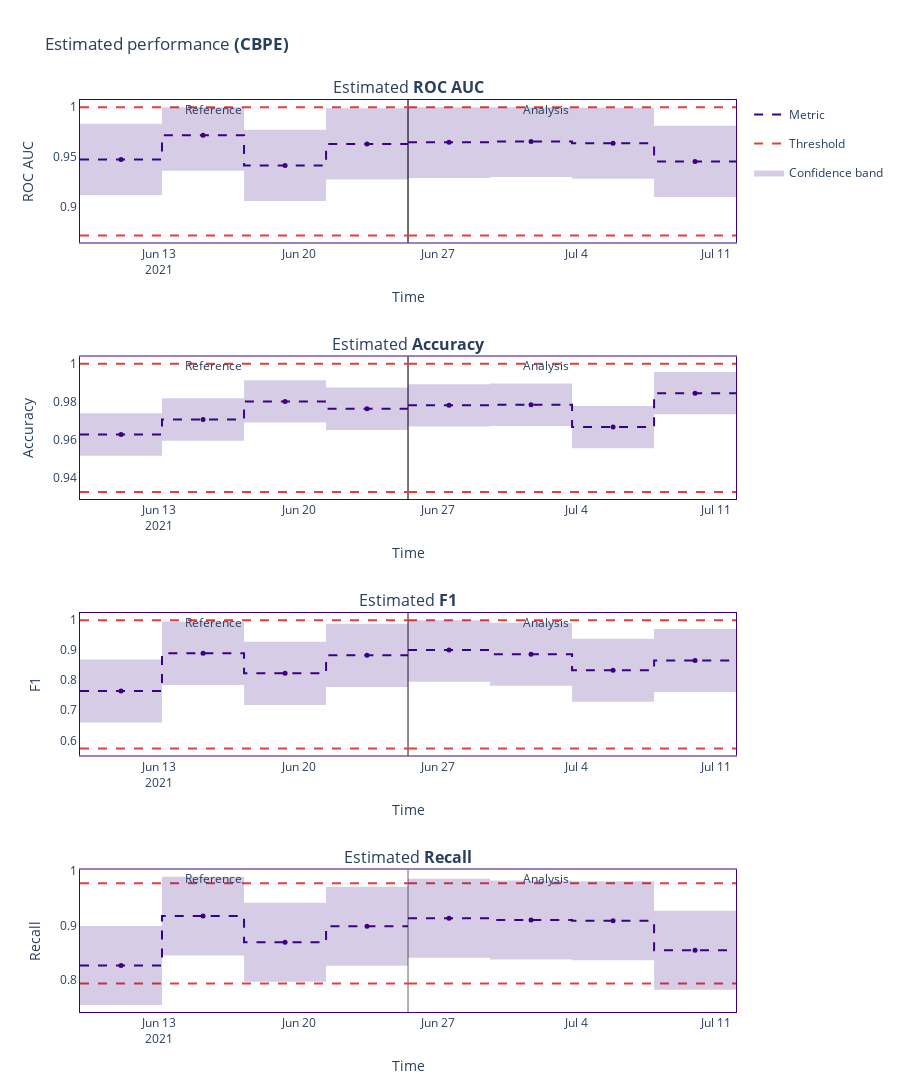

Notebook cell for this chart:
### Markdown cell above
### CBPE

### Code cell
cbpe = nml.CBPE(
    y_pred_proba=y_pred_proba,
    y_pred=y_pred,
    y_true=target,
    timestamp_column_name=timestamp,
    metrics=['roc_auc', 'accuracy', 'f1', 'recall'],
    chunk_size=1964,
    problem_type='classification_binary',
)

cbpe.fit(df_test)
cbpe_results = cbpe.estimate(df_prod)
cbpe_results.plot()

### Figure 1 — Plotly figure (JSON) as saved in the notebook; plotly's stock layout.template omitted (floating-point values rounded to 4 significant figures)
{"data": [{"hoverinfo": "skip", "legendgroup": "metric_reference", "line": {"color": "#3b0280", "dash": "dash", "shape": "hv", "width": 2}, "mode": "lines", "name": "Metric", "showlegend": true, "type": "scatter", "x": ["2021-06-09T00:12:00", "2021-06-13T03:12:00", "2021-06-17T06:12:00", "2021-06-21T09:12:00", "2021-06-25T12:03:00"], "xaxis": "x", "y": [0.9475, 0.9717, 0.9414, 0.963, 0.963], "yaxis": "y"}, {"customdata": [["Estimated <b>ROC AUC</b>", "<b style=\"color:#3b0280;line-height:60px\">Reference</b>", "", "[0:1963]", "From <b>Jun-09-2021</b> to <b>Jun-13-2021</b>", 0.9475, 0.0357], ["Estimated <b>ROC AUC</b>", "<b style=\"color:#3b0280;line-height:60px\">Reference</b>", "", "[1964:3927]", "From <b>Jun-13-2021</b> to <b>Jun-17-2021</b>", 0.9717, 0.0357], ["Estimated <b>ROC AUC</b>", "<b style=\"color:#3b0280;line-height:60px\">Reference</b>", "", "[3928:5891]", "From <b>Jun-17-2021</b> to <b>Jun-21-2021</b>", 0.9414, 0.0357], ["Estimated <b>ROC AUC</b>", "<b style=\"color:#3b0280;line-height:60px\">Reference</b>", "", "[5892:7853]", "From <b>Jun-21-2021</b> to <b>Jun-25-2021</b>", 0.963, 0.0357]], "hovertemplate": "%{customdata[1]} &nbsp; &nbsp; %{customdata[2]} <br />Chunk: <b>%{customdata[3]}</b> &nbsp; &nbsp; %{customdata[4]} <br />%{customdata[0]}: <b>%{customdata[5]}</b><br />Confidence band: +/- <b>%{customdata[6]}</b><br /><extra></extra>", "legendgroup": "metric_reference", "line": {"dash": "dash"}, "marker": {"color": "#3b0280", "size": 5, "symbol": "circle"}, "mode": "markers", "name": "Metric", "showlegend": false, "type": "scatter", "x": ["2021-06-11T01:42:00", "2021-06-15T04:42:00", "2021-06-19T07:42:00", "2021-06-23T10:37:30"], "xaxis": "x", "y": [0.9475, 0.9717, 0.9414, 0.963, 0.963], "yaxis": "y"}, {"hoverinfo": "skip", "legendgroup": "metric_analysis", "line": {"color": "#3b0280", "dash": "dash", "shape": "hv", "width": 2}, "mode": "lines", "name": "Metric", "showlegend": false, "type": "scatter", "x": ["2021-06-25T12:06:00", "2021-06-29T15:06:00", "2021-07-03T18:06:00", "2021-07-07T21:06:00", "2021-07-11T23:57:00"], "xaxis": "x", "y": [0.9646, 0.9656, 0.9637, 0.9455, 0.9455], "yaxis": "y"}, {"customdata": [["Estimated <b>ROC AUC</b>", "<b style=\"color:#3b0280;line-height:60px\">Analysis</b>", "", "[0:1963]", "From <b>Jun-25-2021</b> to <b>Jun-29-2021</b>", 0.9646, 0.0357], ["Estimated <b>ROC AUC</b>", "<b style=\"color:#3b0280;line-height:60px\">Analysis</b>", "", "[1964:3927]", "From <b>Jun-29-2021</b> to <b>Jul-03-2021</b>", 0.9656, 0.0357], ["Estimated <b>ROC AUC</b>", "<b style=\"color:#3b0280;line-height:60px\">Analysis</b>", "", "[3928:5891]", "From <b>Jul-03-2021</b> to <b>Jul-07-2021</b>", 0.9637, 0.0357], ["Estimated <b>ROC AUC</b>", "<b style=\"color:#3b0280;line-height:60px\">Analysis</b>", "", "[5892:7853]", "From <b>Jul-07-2021</b> to <b>Jul-11-2021</b>", 0.9455, 0.0357]], "hovertemplate": "%{customdata[1]} &nbsp; &nbsp; %{customdata[2]} <br />Chunk: <b>%{customdata[3]}</b> &nbsp; &nbsp; %{customdata[4]} <br />%{customdata[0]}: <b>%{customdata[5]}</b><br />Confidence band: +/- <b>%{customdata[6]}</b><br /><extra></extra>", "legendgroup": "metric_analysis", "line": {"dash": "dash"}, "marker": {"color": "#3b0280", "size": 5, "symbol": "circle"}, "mode": "markers", "name": "Metric", "showlegend": false, "type": "scatter", "x": ["2021-06-27T13:36:00", "2021-07-01T16:36:00", "2021-07-05T19:36:00", "2021-07-09T22:31:30"], "xaxis": "x", "y": [0.9646, 0.9656, 0.9637, 0.9455, 0.9455], "yaxis": "y"}, {"hoverinfo": "skip", "legendgroup": "alert", "marker": {"color": "#DD4040", "size": 8, "symbol": "diamond"}, "mode": "markers", "name": "Alert", "showlegend": true, "type": "scatter", "x": [], "xaxis": "x", "y": [], "yaxis": "y"}, {"hoverinfo": "skip", "legendgroup": "thresh", "line": {"color": "#DD4040", "dash": "dash", "width": 2}, "mode": "lines", "name": "Threshold", "showlegend": true, "type": "scatter", "x": ["2021-06-09T00:12:00", "2021-06-13T03:12:00", "2021-06-17T06:12:00", "2021-06-21T09:12:00", "2021-06-25T12:03:00"], "xaxis": "x", "y": [1, 1, 1, 1, 1], "yaxis": "y"}, {"hoverinfo": "skip", "legendgroup": "thresh", "line": {"color": "#DD4040", "dash": "dash", "width": 2}, "mode": "lines", "name": "Threshold", "showlegend": false, "type": "scatter", "x": ["2021-06-09T00:12:00", "2021-06-13T03:12:00", "2021-06-17T06:12:00", "2021-06-21T09:12:00", "2021-06-25T12:03:00"], "xaxis": "x", "y": [0.8712, 0.8712, 0.8712, 0.8712, 0.8712], "yaxis": "y"}, {"hoverinfo": "skip", "legendgroup": "thresh", "line": {"color": "#DD4040", "dash": "dash", "width": 2}, "mode": "lines", "name": "Threshold", "showlegend": false, "type": "scatter", "x": ["2021-06-25T12:06:00", "2021-06-29T15:06:00", "2021-07-03T18:06:00", "2021-07-07T21:06:00", "2021-07-11T23:57:00"], "xaxis": "x", "y": [1, 1, 1, 1, 1], "yaxis": "y"}, {"hoverinfo": "skip", "legendgroup": "thresh", "line": {"color": "#DD4040", "dash": "dash", "width": 2}, "mode": "lines", "name": "Threshold", "showlegend": false, "type": "scatter", "x": ["2021-06-25T12:06:00", "2021-06-29T15:06:00", "2021-07-03T18:06:00", "2021-07-07T21:06:00", "2021-07-11T23:57:00"], "xaxis": "x", "y": [0.8712, 0.8712, 0.8712, 0.8712, 0.8712], "yaxis": "y"}, {"connectgaps": true, "hoverinfo": "skip", "line": {"color": "rgba(0,0,0,0)", "shape": "hv"}, "mode": "lines", "name": "Confidence band", "showlegend": false, "type": "scatter", "x": ["2021-06-09T00:12:00", "2021-06-13T03:12:00", "2021-06-17T06:12:00", "2021-06-21T09:12:00", "2021-06-25T12:03:00"], "xaxis": "x", "y": [0.9832, 1, 0.9772, 0.9988, 0.9988], "yaxis": "y"}, {"connectgaps": true, "fill": "tonexty", "fillcolor": "rgba(0.23137254901960785, 0.00784313725490196, 0.5019607843137255, 0.2)", "hoverinfo": "skip", "line": {"color": "rgba(0,0,0,0)", "shape": "hv"}, "mode": "lines", "name": "Confidence band", "showlegend": true, "type": "scatter", "x": ["2021-06-09T00:12:00", "2021-06-13T03:12:00", "2021-06-17T06:12:00", "2021-06-21T09:12:00", "2021-06-25T12:03:00"], "xaxis": "x", "y": [0.9118, 0.936, 0.9057, 0.9273, 0.9273], "yaxis": "y"}, {"connectgaps": true, "hoverinfo": "skip", "line": {"color": "rgba(0,0,0,0)", "shape": "hv"}, "mode": "lines", "name": "Confidence band", "showlegend": false, "type": "scatter", "x": ["2021-06-25T12:06:00", "2021-06-29T15:06:00", "2021-07-03T18:06:00", "2021-07-07T21:06:00", "2021-07-11T23:57:00"], "xaxis": "x", "y": [1, 1, 0.9994, 0.9812, 0.9812], "yaxis": "y"}, {"connectgaps": true, "fill": "tonexty", "fillcolor": "rgba(0.23137254901960785, 0.00784313725490196, 0.5019607843137255, 0.2)", "hoverinfo": "skip", "line": {"color": "rgba(0,0,0,0)", "shape": "hv"}, "mode": "lines", "name": "Confidence band", "showlegend": false, "type": "scatter", "x": ["2021-06-25T12:06:00", "2021-06-29T15:06:00", "2021-07-03T18:06:00", "2021-07-07T21:06:00", "2021-07-11T23:57:00"], "xaxis": "x", "y": [0.9289, 0.9299, 0.928, 0.9097, 0.9097], "yaxis": "y"}, {"hoverinfo": "skip", "legendgroup": "metric_reference", "line": {"color": "#3b0280", "dash": "dash", "shape": "hv", "width": 2}, "mode": "lines", "name": "Metric", "showlegend": false, "type": "scatter", "x": ["2021-06-09T00:12:00", "2021-06-13T03:12:00", "2021-06-17T06:12:00", "2021-06-21T09:12:00", "2021-06-25T12:03:00"], "xaxis": "x2", "y": [0.9627, 0.9706, 0.9801, 0.9763, 0.9763], "yaxis": "y2"}, {"customdata": [["Estimated <b>Accuracy</b>", "<b style=\"color:#3b0280;line-height:60px\">Reference</b>", "", "[0:1963]", "From <b>Jun-09-2021</b> to <b>Jun-13-2021</b>", 0.9627, 0.0111], ["Estimated <b>Accuracy</b>", "<b style=\"color:#3b0280;line-height:60px\">Reference</b>", "", "[1964:3927]", "From <b>Jun-13-2021</b> to <b>Jun-17-2021</b>", 0.9706, 0.0111], ["Estimated <b>Accuracy</b>", "<b style=\"color:#3b0280;line-height:60px\">Reference</b>", "", "[3928:5891]", "From <b>Jun-17-2021</b> to <b>Jun-21-2021</b>", 0.9801, 0.0111], ["Estimated <b>Accuracy</b>", "<b style=\"color:#3b0280;line-height:60px\">Reference</b>", "", "[5892:7853]", "From <b>Jun-21-2021</b> to <b>Jun-25-2021</b>", 0.9763, 0.0111]], "hovertemplate": "%{customdata[1]} &nbsp; &nbsp; %{customdata[2]} <br />Chunk: <b>%{customdata[3]}</b> &nbsp; &nbsp; %{customdata[4]} <br />%{customdata[0]}: <b>%{customdata[5]}</b><br />Confidence band: +/- <b>%{customdata[6]}</b><br /><extra></extra>", "legendgroup": "metric_reference", "line": {"dash": "dash"}, "marker": {"color": "#3b0280", "size": 5, "symbol": "circle"}, "mode": "markers", "name": "Metric", "showlegend": false, "type": "scatter", "x": ["2021-06-11T01:42:00", "2021-06-15T04:42:00", "2021-06-19T07:42:00", "2021-06-23T10:37:30"], "xaxis": "x2", "y": [0.9627, 0.9706, 0.9801, 0.9763, 0.9763], "yaxis": "y2"}, {"hoverinfo": "skip", "legendgroup": "metric_analysis", "line": {"color": "#3b0280", "dash": "dash", "shape": "hv", "width": 2}, "mode": "lines", "name": "Metric", "showlegend": false, "type": "scatter", "x": ["2021-06-25T12:06:00", "2021-06-29T15:06:00", "2021-07-03T18:06:00", "2021-07-07T21:06:00", "2021-07-11T23:57:00"], "xaxis": "x2", "y": [0.9781, 0.9784, 0.9666, 0.9844, 0.9844], "yaxis": "y2"}, {"customdata": [["Estimated <b>Accuracy</b>", "<b style=\"color:#3b0280;line-height:60px\">Analysis</b>", "", "[0:1963]", "From <b>Jun-25-2021</b> to <b>Jun-29-2021</b>", 0.9781, 0.0111], ["Estimated <b>Accuracy</b>", "<b style=\"color:#3b0280;line-height:60px\">Analysis</b>", "", "[1964:3927]", "From <b>Jun-29-2021</b> to <b>Jul-03-2021</b>", 0.9784, 0.0111], ["Estimated <b>Accuracy</b>", "<b style=\"color:#3b0280;line-height:60px\">Analysis</b>", "", "[3928:5891]", "From <b>Jul-03-2021</b> to <b>Jul-07-2021</b>", 0.9666, 0.0111], ["Estimated <b>Accuracy</b>", "<b style=\"color:#3b0280;line-height:60px\">Analysis</b>", "", "[5892:7853]", "From <b>Jul-07-2021</b> to <b>Jul-11-2021</b>", 0.9844, 0.0111]], "hovertemplate": "%{customdata[1]} &nbsp; &nbsp; %{customdata[2]} <br />Chunk: <b>%{customdata[3]}</b> &nbsp; &nbsp; %{customdata[4]} <br />%{customdata[0]}: <b>%{customdata[5]}</b><br />Confidence band: +/- <b>%{customdata[6]}</b><br /><extra></extra>", "legendgroup": "metric_analysis", "line": {"dash": "dash"}, "marker": {"color": "#3b0280", "size": 5, "symbol": "circle"}, "mode": "markers", "name": "Metric", "showlegend": false, "type": "scatter", "x": ["2021-06-27T13:36:00", "2021-07-01T16:36:00", "2021-07-05T19:36:00", "2021-07-09T22:31:30"], "xaxis": "x2", "y": [0.9781, 0.9784, 0.9666, 0.9844, 0.9844], "yaxis": "y2"}, {"hoverinfo": "skip", "legendgroup": "alert", "marker": {"color": "#DD4040", "size": 8, "symbol": "diamond"}, "mode": "markers", "name": "Alert", "showlegend": false, "type": "scatter", "x": [], "xaxis": "x2", "y": [], "yaxis": "y2"}, {"hoverinfo": "skip", "legendgroup": "thresh", "line": {"color": "#DD4040", "dash": "dash", "width": 2}, "mode": "lines", "name": "Threshold", "showlegend": false, "type": "scatter", "x": ["2021-06-09T00:12:00", "2021-06-13T03:12:00", "2021-06-17T06:12:00", "2021-06-21T09:12:00", "2021-06-25T12:03:00"], "xaxis": "x2", "y": [1, 1, 1, 1, 1], "yaxis": "y2"}, {"hoverinfo": "skip", "legendgroup": "thresh", "line": {"color": "#DD4040", "dash": "dash", "width": 2}, "mode": "lines", "name": "Threshold", "showlegend": false, "type": "scatter", "x": ["2021-06-09T00:12:00", "2021-06-13T03:12:00", "2021-06-17T06:12:00", "2021-06-21T09:12:00", "2021-06-25T12:03:00"], "xaxis": "x2", "y": [0.9326, 0.9326, 0.9326, 0.9326, 0.9326], "yaxis": "y2"}, {"hoverinfo": "skip", "legendgroup": "thresh", "line": {"color": "#DD4040", "dash": "dash", "width": 2}, "mode": "lines", "name": "Threshold", "showlegend": false, "type": "scatter", "x": ["2021-06-25T12:06:00", "2021-06-29T15:06:00", "2021-07-03T18:06:00", "2021-07-07T21:06:00", "2021-07-11T23:57:00"], "xaxis": "x2", "y": [1, 1, 1, 1, 1], "yaxis": "y2"}, {"hoverinfo": "skip", "legendgroup": "thresh", "line": {"color": "#DD4040", "dash": "dash", "width": 2}, "mode": "lines", "name": "Threshold", "showlegend": false, "type": "scatter", "x": ["2021-06-25T12:06:00", "2021-06-29T15:06:00", "2021-07-03T18:06:00", "2021-07-07T21:06:00", "2021-07-11T23:57:00"], "xaxis": "x2", "y": [0.9326, 0.9326, 0.9326, 0.9326, 0.9326], "yaxis": "y2"}, {"connectgaps": true, "hoverinfo": "skip", "line": {"color": "rgba(0,0,0,0)", "shape": "hv"}, "mode": "lines", "name": "Confidence band", "showlegend": false, "type": "scatter", "x": ["2021-06-09T00:12:00", "2021-06-13T03:12:00", "2021-06-17T06:12:00", "2021-06-21T09:12:00", "2021-06-25T12:03:00"], "xaxis": "x2", "y": [0.9739, 0.9817, 0.9913, 0.9874, 0.9874], "yaxis": "y2"}, {"connectgaps": true, "fill": "tonexty", "fillcolor": "rgba(0.23137254901960785, 0.00784313725490196, 0.5019607843137255, 0.2)", "hoverinfo": "skip", "line": {"color": "rgba(0,0,0,0)", "shape": "hv"}, "mode": "lines", "name": "Confidence band", "showlegend": false, "type": "scatter", "x": ["2021-06-09T00:12:00", "2021-06-13T03:12:00", "2021-06-17T06:12:00", "2021-06-21T09:12:00", "2021-06-25T12:03:00"], "xaxis": "x2", "y": [0.9516, 0.9595, 0.969, 0.9652, 0.9652], "yaxis": "y2"}, {"connectgaps": true, "hoverinfo": "skip", "line": {"color": "rgba(0,0,0,0)", "shape": "hv"}, "mode": "lines", "name": "Confidence band", "showlegend": false, "type": "scatter", "x": ["2021-06-25T12:06:00", "2021-06-29T15:06:00", "2021-07-03T18:06:00", "2021-07-07T21:06:00", "2021-07-11T23:57:00"], "xaxis": "x2", "y": [0.9892, 0.9895, 0.9777, 0.9956, 0.9956], "yaxis": "y2"}, {"connectgaps": true, "fill": "tonexty", "fillcolor": "rgba(0.23137254901960785, 0.00784313725490196, 0.5019607843137255, 0.2)", "hoverinfo": "skip", "line": {"color": "rgba(0,0,0,0)", "shape": "hv"}, "mode": "lines", "name": "Confidence band", "showlegend": false, "type": "scatter", "x": ["2021-06-25T12:06:00", "2021-06-29T15:06:00", "2021-07-03T18:06:00", "2021-07-07T21:06:00", "2021-07-11T23:57:00"], "xaxis": "x2", "y": [0.9669, 0.9672, 0.9555, 0.9733, 0.9733], "yaxis": "y2"}, {"hoverinfo": "skip", "legendgroup": "metric_reference", "line": {"color": "#3b0280", "dash": "dash", "shape": "hv", "width": 2}, "mode": "lines", "name": "Metric", "showlegend": false, "type": "scatter", "x": ["2021-06-09T00:12:00", "2021-06-13T03:12:00", "2021-06-17T06:12:00", "2021-06-21T09:12:00", "2021-06-25T12:03:00"], "xaxis": "x3", "y": [0.7643, 0.8895, 0.8229, 0.8828, 0.8828], "yaxis": "y3"}, {"customdata": [["Estimated <b>F1</b>", "<b style=\"color:#3b0280;line-height:60px\">Reference</b>", "", "[0:1963]", "From <b>Jun-09-2021</b> to <b>Jun-13-2021</b>", 0.7643, 0.105], ["Estimated <b>F1</b>", "<b style=\"color:#3b0280;line-height:60px\">Reference</b>", "", "[1964:3927]", "From <b>Jun-13-2021</b> to <b>Jun-17-2021</b>", 0.8895, 0.105], ["Estimated <b>F1</b>", "<b style=\"color:#3b0280;line-height:60px\">Reference</b>", "", "[3928:5891]", "From <b>Jun-17-2021</b> to <b>Jun-21-2021</b>", 0.8229, 0.105], ["Estimated <b>F1</b>", "<b style=\"color:#3b0280;line-height:60px\">Reference</b>", "", "[5892:7853]", "From <b>Jun-21-2021</b> to <b>Jun-25-2021</b>", 0.8828, 0.1051]], "hovertemplate": "%{customdata[1]} &nbsp; &nbsp; %{customdata[2]} <br />Chunk: <b>%{customdata[3]}</b> &nbsp; &nbsp; %{customdata[4]} <br />%{customdata[0]}: <b>%{customdata[5]}</b><br />Confidence band: +/- <b>%{customdata[6]}</b><br /><extra></extra>", "legendgroup": "metric_reference", "line": {"dash": "dash"}, "marker": {"color": "#3b0280", "size": 5, "symbol": "circle"}, "mode": "markers", "name": "Metric", "showlegend": false, "type": "scatter", "x": ["2021-06-11T01:42:00", "2021-06-15T04:42:00", "2021-06-19T07:42:00", "2021-06-23T10:37:30"], "xaxis": "x3", "y": [0.7643, 0.8895, 0.8229, 0.8828, 0.8828], "yaxis": "y3"}, {"hoverinfo": "skip", "legendgroup": "metric_analysis", "line": {"color": "#3b0280", "dash": "dash", "shape": "hv", "width": 2}, "mode": "lines", "name": "Metric", "showlegend": false, "type": "scatter", "x": ["2021-06-25T12:06:00", "2021-06-29T15:06:00", "2021-07-03T18:06:00", "2021-07-07T21:06:00", "2021-07-11T23:57:00"], "xaxis": "x3", "y": [0.9002, 0.8865, 0.8333, 0.8655, 0.8655], "yaxis": "y3"}, {"customdata": [["Estimated <b>F1</b>", "<b style=\"color:#3b0280;line-height:60px\">Analysis</b>", "", "[0:1963]", "From <b>Jun-25-2021</b> to <b>Jun-29-2021</b>", 0.9002, 0.105], ["Estimated <b>F1</b>", "<b style=\"color:#3b0280;line-height:60px\">Analysis</b>", "", "[1964:3927]", "From <b>Jun-29-2021</b> to <b>Jul-03-2021</b>", 0.8865, 0.105], ["Estimated <b>F1</b>", "<b style=\"color:#3b0280;line-height:60px\">Analysis</b>", "", "[3928:5891]", "From <b>Jul-03-2021</b> to <b>Jul-07-2021</b>", 0.8333, 0.105], ["Estimated <b>F1</b>", "<b style=\"color:#3b0280;line-height:60px\">Analysis</b>", "", "[5892:7853]", "From <b>Jul-07-2021</b> to <b>Jul-11-2021</b>", 0.8655, 0.1051]], "hovertemplate": "%{customdata[1]} &nbsp; &nbsp; %{customdata[2]} <br />Chunk: <b>%{customdata[3]}</b> &nbsp; &nbsp; %{customdata[4]} <br />%{customdata[0]}: <b>%{customdata[5]}</b><br />Confidence band: +/- <b>%{customdata[6]}</b><br /><extra></extra>", "legendgroup": "metric_analysis", "line": {"dash": "dash"}, "marker": {"color": "#3b0280", "size": 5, "symbol": "circle"}, "mode": "markers", "name": "Metric", "showlegend": false, "type": "scatter", "x": ["2021-06-27T13:36:00", "2021-07-01T16:36:00", "2021-07-05T19:36:00", "2021-07-09T22:31:30"], "xaxis": "x3", "y": [0.9002, 0.8865, 0.8333, 0.8655, 0.8655], "yaxis": "y3"}, {"hoverinfo": "skip", "legendgroup": "alert", "marker": {"color": "#DD4040", "size": 8, "symbol": "diamond"}, "mode": "markers", "name": "Alert", "showlegend": false, "type": "scatter", "x": [], "xaxis": "x3", "y": [], "yaxis": "y3"}, {"hoverinfo": "skip", "legendgroup": "thresh", "line": {"color": "#DD4040", "dash": "dash", "width": 2}, "mode": "lines", "name": "Threshold", "showlegend": false, "type": "scatter", "x": ["2021-06-09T00:12:00", "2021-06-13T03:12:00", "2021-06-17T06:12:00", "2021-06-21T09:12:00", "2021-06-25T12:03:00"], "xaxis": "x3", "y": [1, 1, 1, 1, 1], "yaxis": "y3"}, {"hoverinfo": "skip", "legendgroup": "thresh", "line": {"color": "#DD4040", "dash": "dash", "width": 2}, "mode": "lines", "name": "Threshold", "showlegend": false, "type": "scatter", "x": ["2021-06-09T00:12:00", "2021-06-13T03:12:00", "2021-06-17T06:12:00", "2021-06-21T09:12:00", "2021-06-25T12:03:00"], "xaxis": "x3", "y": [0.5732, 0.5732, 0.5732, 0.5732, 0.5732], "yaxis": "y3"}, {"hoverinfo": "skip", "legendgroup": "thresh", "line": {"color": "#DD4040", "dash": "dash", "width": 2}, "mode": "lines", "name": "Threshold", "showlegend": false, "type": "scatter", "x": ["2021-06-25T12:06:00", "2021-06-29T15:06:00", "2021-07-03T18:06:00", "2021-07-07T21:06:00", "2021-07-11T23:57:00"], "xaxis": "x3", "y": [1, 1, 1, 1, 1], "yaxis": "y3"}, {"hoverinfo": "skip", "legendgroup": "thresh", "line": {"color": "#DD4040", "dash": "dash", "width": 2}, "mode": "lines", "name": "Threshold", "showlegend": false, "type": "scatter", "x": ["2021-06-25T12:06:00", "2021-06-29T15:06:00", "2021-07-03T18:06:00", "2021-07-07T21:06:00", "2021-07-11T23:57:00"], "xaxis": "x3", "y": [0.5732, 0.5732, 0.5732, 0.5732, 0.5732], "yaxis": "y3"}, {"connectgaps": true, "hoverinfo": "skip", "line": {"color": "rgba(0,0,0,0)", "shape": "hv"}, "mode": "lines", "name": "Confidence band", "showlegend": false, "type": "scatter", "x": ["2021-06-09T00:12:00", "2021-06-13T03:12:00", "2021-06-17T06:12:00", "2021-06-21T09:12:00", "2021-06-25T12:03:00"], "xaxis": "x3", "y": [0.8693, 0.9945, 0.9279, 0.9879, 0.9879], "yaxis": "y3"}, {"connectgaps": true, "fill": "tonexty", "fillcolor": "rgba(0.23137254901960785, 0.00784313725490196, 0.5019607843137255, 0.2)", "hoverinfo": "skip", "line": {"color": "rgba(0,0,0,0)", "shape": "hv"}, "mode": "lines", "name": "Confidence band", "showlegend": false, "type": "scatter", "x": ["2021-06-09T00:12:00", "2021-06-13T03:12:00", "2021-06-17T06:12:00", "2021-06-21T09:12:00", "2021-06-25T12:03:00"], "xaxis": "x3", "y": [0.6593, 0.7845, 0.7179, 0.7777, 0.7777], "yaxis": "y3"}, {"connectgaps": true, "hoverinfo": "skip", "line": {"color": "rgba(0,0,0,0)", "shape": "hv"}, "mode": "lines", "name": "Confidence band", "showlegend": false, "type": "scatter", "x": ["2021-06-25T12:06:00", "2021-06-29T15:06:00", "2021-07-03T18:06:00", "2021-07-07T21:06:00", "2021-07-11T23:57:00"], "xaxis": "x3", "y": [1, 0.9915, 0.9383, 0.9706, 0.9706], "yaxis": "y3"}, {"connectgaps": true, "fill": "tonexty", "fillcolor": "rgba(0.23137254901960785, 0.00784313725490196, 0.5019607843137255, 0.2)", "hoverinfo": "skip", "line": {"color": "rgba(0,0,0,0)", "shape": "hv"}, "mode": "lines", "name": "Confidence band", "showlegend": false, "type": "scatter", "x": ["2021-06-25T12:06:00", "2021-06-29T15:06:00", "2021-07-03T18:06:00", "2021-07-07T21:06:00", "2021-07-11T23:57:00"], "xaxis": "x3", "y": [0.7952, 0.7815, 0.7283, 0.7605, 0.7605], "yaxis": "y3"}, {"hoverinfo": "skip", "legendgroup": "metric_reference", "line": {"color": "#3b0280", "dash": "dash", "shape": "hv", "width": 2}, "mode": "lines", "name": "Metric", "showlegend": false, "type": "scatter", "x": ["2021-06-09T00:12:00", "2021-06-13T03:12:00", "2021-06-17T06:12:00", "2021-06-21T09:12:00", "2021-06-25T12:03:00"], "xaxis": "x4", "y": [0.8268, 0.9173, 0.8691, 0.8987, 0.8987], "yaxis": "y4"}, {"customdata": [["Estimated <b>Recall</b>", "<b style=\"color:#3b0280;line-height:60px\">Reference</b>", "", "[0:1963]", "From <b>Jun-09-2021</b> to <b>Jun-13-2021</b>", 0.8268, 0.0725], ["Estimated <b>Recall</b>", "<b style=\"color:#3b0280;line-height:60px\">Reference</b>", "", "[1964:3927]", "From <b>Jun-13-2021</b> to <b>Jun-17-2021</b>", 0.9173, 0.0725], ["Estimated <b>Recall</b>", "<b style=\"color:#3b0280;line-height:60px\">Reference</b>", "", "[3928:5891]", "From <b>Jun-17-2021</b> to <b>Jun-21-2021</b>", 0.8691, 0.0725], ["Estimated <b>Recall</b>", "<b style=\"color:#3b0280;line-height:60px\">Reference</b>", "", "[5892:7853]", "From <b>Jun-21-2021</b> to <b>Jun-25-2021</b>", 0.8987, 0.0726]], "hovertemplate": "%{customdata[1]} &nbsp; &nbsp; %{customdata[2]} <br />Chunk: <b>%{customdata[3]}</b> &nbsp; &nbsp; %{customdata[4]} <br />%{customdata[0]}: <b>%{customdata[5]}</b><br />Confidence band: +/- <b>%{customdata[6]}</b><br /><extra></extra>", "legendgroup": "metric_reference", "line": {"dash": "dash"}, "marker": {"color": "#3b0280", "size": 5, "symbol": "circle"}, "mode": "markers", "name": "Metric", "showlegend": false, "type": "scatter", "x": ["2021-06-11T01:42:00", "2021-06-15T04:42:00", "2021-06-19T07:42:00", "2021-06-23T10:37:30"], "xaxis": "x4", "y": [0.8268, 0.9173, 0.8691, 0.8987, 0.8987], "yaxis": "y4"}, {"hoverinfo": "skip", "legendgroup": "metric_analysis", "line": {"color": "#3b0280", "dash": "dash", "shape": "hv", "width": 2}, "mode": "lines", "name": "Metric", "showlegend": false, "type": "scatter", "x": ["2021-06-25T12:06:00", "2021-06-29T15:06:00", "2021-07-03T18:06:00", "2021-07-07T21:06:00", "2021-07-11T23:57:00"], "xaxis": "x4", "y": [0.9133, 0.9101, 0.9086, 0.8545, 0.8545], "yaxis": "y4"}, {"customdata": [["Estimated <b>Recall</b>", "<b style=\"color:#3b0280;line-height:60px\">Analysis</b>", "", "[0:1963]", "From <b>Jun-25-2021</b> to <b>Jun-29-2021</b>", 0.9133, 0.0725], ["Estimated <b>Recall</b>", "<b style=\"color:#3b0280;line-height:60px\">Analysis</b>", "", "[1964:3927]", "From <b>Jun-29-2021</b> to <b>Jul-03-2021</b>", 0.9101, 0.0725], ["Estimated <b>Recall</b>", "<b style=\"color:#3b0280;line-height:60px\">Analysis</b>", "", "[3928:5891]", "From <b>Jul-03-2021</b> to <b>Jul-07-2021</b>", 0.9086, 0.0725], ["Estimated <b>Recall</b>", "<b style=\"color:#3b0280;line-height:60px\">Analysis</b>", "", "[5892:7853]", "From <b>Jul-07-2021</b> to <b>Jul-11-2021</b>", 0.8545, 0.0726]], "hovertemplate": "%{customdata[1]} &nbsp; &nbsp; %{customdata[2]} <br />Chunk: <b>%{customdata[3]}</b> &nbsp; &nbsp; %{customdata[4]} <br />%{customdata[0]}: <b>%{customdata[5]}</b><br />Confidence band: +/- <b>%{customdata[6]}</b><br /><extra></extra>", "legendgroup": "metric_analysis", "line": {"dash": "dash"}, "marker": {"color": "#3b0280", "size": 5, "symbol": "circle"}, "mode": "markers", "name": "Metric", "showlegend": false, "type": "scatter", "x": ["2021-06-27T13:36:00", "2021-07-01T16:36:00", "2021-07-05T19:36:00", "2021-07-09T22:31:30"], "xaxis": "x4", "y": [0.9133, 0.9101, 0.9086, 0.8545, 0.8545], "yaxis": "y4"}, {"hoverinfo": "skip", "legendgroup": "alert", "marker": {"color": "#DD4040", "size": 8, "symbol": "diamond"}, "mode": "markers", "name": "Alert", "showlegend": false, "type": "scatter", "x": [], "xaxis": "x4", "y": [], "yaxis": "y4"}, {"hoverinfo": "skip", "legendgroup": "thresh", "line": {"color": "#DD4040", "dash": "dash", "width": 2}, "mode": "lines", "name": "Threshold", "showlegend": false, "type": "scatter", "x": ["2021-06-09T00:12:00", "2021-06-13T03:12:00", "2021-06-17T06:12:00", "2021-06-21T09:12:00", "2021-06-25T12:03:00"], "xaxis": "x4", "y": [0.9775, 0.9775, 0.9775, 0.9775, 0.9775], "yaxis": "y4"}, {"hoverinfo": "skip", "legendgroup": "thresh", "line": {"color": "#DD4040", "dash": "dash", "width": 2}, "mode": "lines", "name": "Threshold", "showlegend": false, "type": "scatter", "x": ["2021-06-09T00:12:00", "2021-06-13T03:12:00", "2021-06-17T06:12:00", "2021-06-21T09:12:00", "2021-06-25T12:03:00"], "xaxis": "x4", "y": [0.7937, 0.7937, 0.7937, 0.7937, 0.7937], "yaxis": "y4"}, {"hoverinfo": "skip", "legendgroup": "thresh", "line": {"color": "#DD4040", "dash": "dash", "width": 2}, "mode": "lines", "name": "Threshold", "showlegend": false, "type": "scatter", "x": ["2021-06-25T12:06:00", "2021-06-29T15:06:00", "2021-07-03T18:06:00", "2021-07-07T21:06:00", "2021-07-11T23:57:00"], "xaxis": "x4", "y": [0.9775, 0.9775, 0.9775, 0.9775, 0.9775], "yaxis": "y4"}, {"hoverinfo": "skip", "legendgroup": "thresh", "line": {"color": "#DD4040", "dash": "dash", "width": 2}, "mode": "lines", "name": "Threshold", "showlegend": false, "type": "scatter", "x": ["2021-06-25T12:06:00", "2021-06-29T15:06:00", "2021-07-03T18:06:00", "2021-07-07T21:06:00", "2021-07-11T23:57:00"], "xaxis": "x4", "y": [0.7937, 0.7937, 0.7937, 0.7937, 0.7937], "yaxis": "y4"}, {"connectgaps": true, "hoverinfo": "skip", "line": {"color": "rgba(0,0,0,0)", "shape": "hv"}, "mode": "lines", "name": "Confidence band", "showlegend": false, "type": "scatter", "x": ["2021-06-09T00:12:00", "2021-06-13T03:12:00", "2021-06-17T06:12:00", "2021-06-21T09:12:00", "2021-06-25T12:03:00"], "xaxis": "x4", "y": [0.8993, 0.9898, 0.9417, 0.9712, 0.9712], "yaxis": "y4"}, {"connectgaps": true, "fill": "tonexty", "fillcolor": "rgba(0.23137254901960785, 0.00784313725490196, 0.5019607843137255, 0.2)", "hoverinfo": "skip", "line": {"color": "rgba(0,0,0,0)", "shape": "hv"}, "mode": "lines", "name": "Confidence band", "showlegend": false, "type": "scatter", "x": ["2021-06-09T00:12:00", "2021-06-13T03:12:00", "2021-06-17T06:12:00", "2021-06-21T09:12:00", "2021-06-25T12:03:00"], "xaxis": "x4", "y": [0.7543, 0.8448, 0.7966, 0.8261, 0.8261], "yaxis": "y4"}, {"connectgaps": true, "hoverinfo": "skip", "line": {"color": "rgba(0,0,0,0)", "shape": "hv"}, "mode": "lines", "name": "Confidence band", "showlegend": false, "type": "scatter", "x": ["2021-06-25T12:06:00", "2021-06-29T15:06:00", "2021-07-03T18:06:00", "2021-07-07T21:06:00", "2021-07-11T23:57:00"], "xaxis": "x4", "y": [0.9859, 0.9826, 0.9812, 0.9271, 0.9271], "yaxis": "y4"}, {"connectgaps": true, "fill": "tonexty", "fillcolor": "rgba(0.23137254901960785, 0.00784313725490196, 0.5019607843137255, 0.2)", "hoverinfo": "skip", "line": {"color": "rgba(0,0,0,0)", "shape": "hv"}, "mode": "lines", "name": "Confidence band", "showlegend": false, "type": "scatter", "x": ["2021-06-25T12:06:00", "2021-06-29T15:06:00", "2021-07-03T18:06:00", "2021-07-07T21:06:00", "2021-07-11T23:57:00"], "xaxis": "x4", "y": [0.8408, 0.8376, 0.8361, 0.7819, 0.7819], "yaxis": "y4"}], "layout": {"annotations": [{"font": {"size": 16}, "showarrow": false, "text": "Estimated <b>ROC AUC</b>", "x": 0.5, "xanchor": "center", "xref": "paper", "y": 1, "yanchor": "bottom", "yref": "paper"}, {"font": {"size": 16}, "showarrow": false, "text": "Estimated <b>Accuracy</b>", "x": 0.5, "xanchor": "center", "xref": "paper", "y": 0.7188, "yanchor": "bottom", "yref": "paper"}, {"font": {"size": 16}, "showarrow": false, "text": "Estimated <b>F1</b>", "x": 0.5, "xanchor": "center", "xref": "paper", "y": 0.4375, "yanchor": "bottom", "yref": "paper"}, {"font": {"size": 16}, "showarrow": false, "text": "Estimated <b>Recall</b>", "x": 0.5, "xanchor": "center", "xref": "paper", "y": 0.1562, "yanchor": "bottom", "yref": "paper"}, {"showarrow": false, "text": "Reference", "x": "2021-06-15T04:42:00", "xref": "x", "xshift": 10, "y": 1.01, "yref": "y domain"}, {"showarrow": false, "text": "Analysis", "x": "2021-07-01T16:36:00", "xref": "x", "xshift": 15, "y": 1.01, "yref": "y domain"}, {"showarrow": false, "text": "Reference", "x": "2021-06-15T04:42:00", "xref": "x2", "xshift": 10, "y": 1.01, "yref": "y2 domain"}, {"showarrow": false, "text": "Analysis", "x": "2021-07-01T16:36:00", "xref": "x2", "xshift": 15, "y": 1.01, "yref": "y2 domain"}, {"showarrow": false, "text": "Reference", "x": "2021-06-15T04:42:00", "xref": "x3", "xshift": 10, "y": 1.01, "yref": "y3 domain"}, {"showarrow": false, "text": "Analysis", "x": "2021-07-01T16:36:00", "xref": "x3", "xshift": 15, "y": 1.01, "yref": "y3 domain"}, {"showarrow": false, "text": "Reference", "x": "2021-06-15T04:42:00", "xref": "x4", "xshift": 10, "y": 1.01, "yref": "y4 domain"}, {"showarrow": false, "text": "Analysis", "x": "2021-07-01T16:36:00", "xref": "x4", "xshift": 15, "y": 1.01, "yref": "y4 domain"}], "height": 2000, "hoverlabel": {"bgcolor": "white", "font": {"size": 14}}, "legend": {"itemclick": false, "itemdoubleclick": false, "traceorder": "grouped"}, "paper_bgcolor": "rgba(255,255,255,1)", "plot_bgcolor": "rgba(255,255,255,1)", "shapes": [{"layer": "below", "line": {"color": "#666666", "width": 1}, "type": "line", "x0": "2021-06-25T12:06:00", "x1": "2021-06-25T12:06:00", "xref": "x", "y0": 0, "y1": 1, "yref": "y domain"}, {"layer": "below", "line": {"color": "#666666", "width": 1}, "type": "line", "x0": "2021-06-25T12:06:00", "x1": "2021-06-25T12:06:00", "xref": "x", "y0": 0, "y1": 1, "yref": "y domain"}, {"layer": "below", "line": {"color": "#666666", "width": 1}, "type": "line", "x0": "2021-06-25T12:06:00", "x1": "2021-06-25T12:06:00", "xref": "x2", "y0": 0, "y1": 1, "yref": "y2 domain"}, {"layer": "below", "line": {"color": "#666666", "width": 1}, "type": "line", "x0": "2021-06-25T12:06:00", "x1": "2021-06-25T12:06:00", "xref": "x", "y0": 0, "y1": 1, "yref": "y domain"}, {"layer": "below", "line": {"color": "#666666", "width": 1}, "type": "line", "x0": "2021-06-25T12:06:00", "x1": "2021-06-25T12:06:00", "xref": "x2", "y0": 0, "y1": 1, "yref": "y2 domain"}, {"layer": "below", "line": {"color": "#666666", "width": 1}, "type": "line", "x0": "2021-06-25T12:06:00", "x1": "2021-06-25T12:06:00", "xref": "x3", "y0": 0, "y1": 1, "yref": "y3 domain"}, {"layer": "below", "line": {"color": "#666666", "width": 1}, "type": "line", "x0": "2021-06-25T12:06:00", "x1": "2021-06-25T12:06:00", "xref": "x", "y0": 0, "y1": 1, "yref": "y domain"}, {"layer": "below", "line": {"color": "#666666", "width": 1}, "type": "line", "x0": "2021-06-25T12:06:00", "x1": "2021-06-25T12:06:00", "xref": "x2", "y0": 0, "y1": 1, "yref": "y2 domain"}, {"layer": "below", "line": {"color": "#666666", "width": 1}, "type": "line", "x0": "2021-06-25T12:06:00", "x1": "2021-06-25T12:06:00", "xref": "x3", "y0": 0, "y1": 1, "yref": "y3 domain"}, {"layer": "below", "line": {"color": "#666666", "width": 1}, "type": "line", "x0": "2021-06-25T12:06:00", "x1": "2021-06-25T12:06:00", "xref": "x4", "y0": 0, "y1": 1, "yref": "y4 domain"}], "title": {"text": "Estimated performance <b>(CBPE)</b>"}, "xaxis": {"anchor": "y", "domain": [0, 1], "linecolor": "#3b0280", "matches": "x", "mirror": true, "showgrid": false, "title": {"text": "Time"}, "zeroline": false}, "xaxis2": {"anchor": "y2", "domain": [0, 1], "linecolor": "#3b0280", "matches": "x", "mirror": true, "showgrid": false, "title": {"text": "Time"}, "zeroline": false}, "xaxis3": {"anchor": "y3", "domain": [0, 1], "linecolor": "#3b0280", "matches": "x", "mirror": true, "showgrid": false, "title": {"text": "Time"}, "zeroline": false}, "xaxis4": {"anchor": "y4", "domain": [0, 1], "linecolor": "#3b0280", "matches": "x", "mirror": true, "showgrid": false, "title": {"text": "Time"}, "zeroline": false}, "yaxis": {"anchor": "x", "domain": [0.8438, 1], "linecolor": "#3b0280", "mirror": true, "showgrid": false, "title": {"text": "ROC AUC"}, "zeroline": false}, "yaxis2": {"anchor": "x2", "domain": [0.5625, 0.7188], "linecolor": "#3b0280", "mirror": true, "showgrid": false, "title": {"text": "Accuracy"}, "zeroline": false}, "yaxis3": {"anchor": "x3", "domain": [0.2812, 0.4375], "linecolor": "#3b0280", "mirror": true, "showgrid": false, "title": {"text": "F1"}, "zeroline": false}, "yaxis4": {"anchor": "x4", "domain": [0, 0.1562], "linecolor": "#3b0280", "mirror": true, "showgrid": false, "title": {"text": "Recall"}, "zeroline": false}}}
